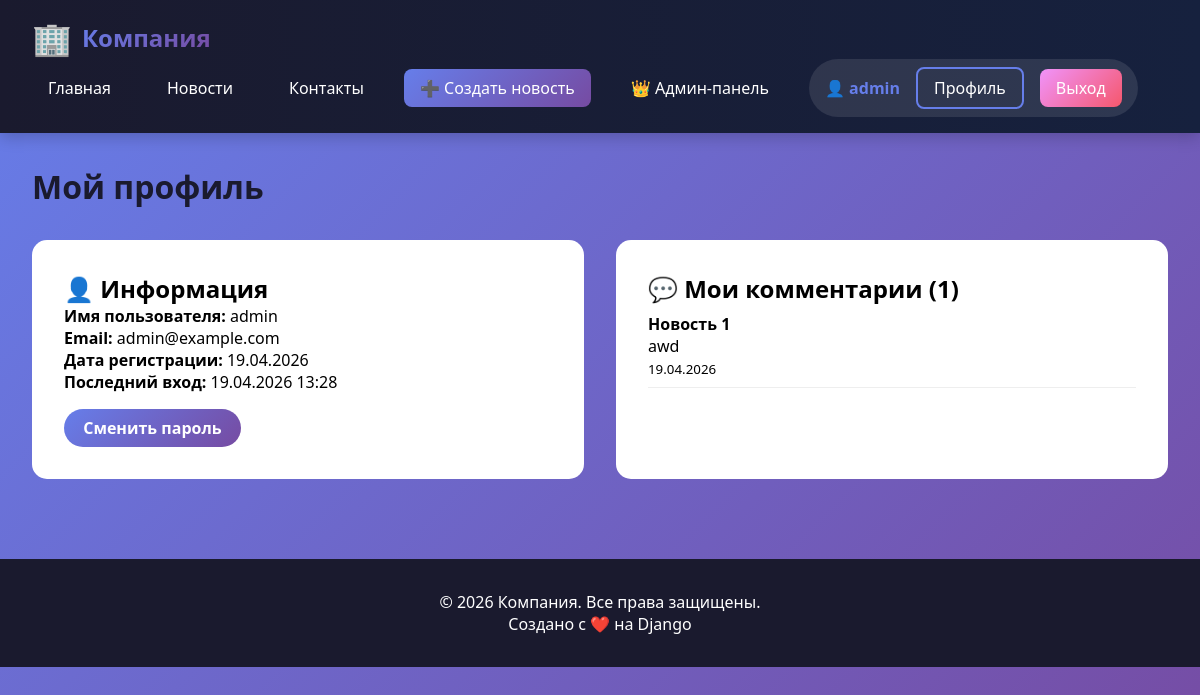
The page /users/profile/ (signed in) on the database its author committed.
### blog/models.py (models this page shows, shortened)
class Comment(models.Model):
    news = models.ForeignKey(News, on_delete=models.CASCADE, related_name='comments', verbose_name="Новость")
    user = models.ForeignKey(User, on_delete=models.CASCADE, verbose_name="Пользователь")
    text = models.TextField(verbose_name="Текст комментария")
    date_created = models.DateTimeField(default=timezone.now, verbose_name="Дата создания")
    is_active = models.BooleanField(default=True, verbose_name="Активен")
    class Meta:
        verbose_name = "Комментарий"
        verbose_name_plural = "Комментарии"
        ordering = ['-date_created']

class News(models.Model):
    title = models.CharField(max_length=200, verbose_name="Заголовок")
    content = models.TextField(verbose_name="Содержание")
    author = models.ForeignKey(User, on_delete=models.CASCADE, verbose_name="Автор")
    date_published = models.DateTimeField(default=timezone.now, verbose_name="Дата публикации")
    image = models.ImageField(upload_to='news_images/', blank=True, null=True, verbose_name="Изображение")
    created_at = models.DateTimeField(auto_now_add=True)
    updated_at = models.DateTimeField(auto_now=True)
    class Meta:
        verbose_name = "Новость"
        verbose_name_plural = "Новости"
        ordering = ['-date_published']

### users/views.py (the view)
# urls.py: path('profile/', views.profile, name='profile'),
@login_required
def profile(request):
    user_comments = Comment.objects.filter(user=request.user).select_related('news')
    return render(request, 'users/profile.html', {
        'user_comments': user_comments,
    })

### users/templates/users/profile.html (shortened to what this page needs)
{% extends 'base.html' %}
{% block content %}
<h1 style="color: #1a1a2e; margin-bottom: 2rem;">Мой профиль</h1>
<div style="display: grid; grid-template-columns: repeat(auto-fit, minmax(300px, 1fr)); gap: 2rem;">
    <div style="background: white; padding: 2rem; border-radius: 15px;">
        <h2>👤 Информация</h2>
        <p><strong>Имя пользователя:</strong> {{ user.username }}</p>
        <p><strong>Email:</strong> {{ user.email }}</p>
        <p><strong>Дата регистрации:</strong> {{ user.date_joined|date:"d.m.Y" }}</p>
        <p><strong>Последний вход:</strong> {{ user.last_login|date:"d.m.Y H:i" }}</p>
        <a href="{% url 'users:change_password' %}" class="btn btn-primary" style="margin-top: 1rem;">Сменить пароль</a>
    </div>
    <div style="background: white; padding: 2rem; border-radius: 15px;">
        <h2>💬 Мои комментарии ({{ user_comments.count }})</h2>
        {% for comment in user_comments|slice:":5" %}
        <div style="border-bottom: 1px solid #eee; padding: 0.5rem 0;">
            <p><strong>{{ comment.news.title }}</strong></p>
            <p>{{ comment.text|truncatewords:20 }}</p>
            <small>{{ comment.date_created|date:"d.m.Y" }}</small>
        </div>
        {% empty %}
        <p>У вас пока нет комментариев.</p>
        {% endfor %}
    </div>
</div>
{% endblock %}

### templates/base.html (shortened to what this page needs)
<!DOCTYPE html>
<html lang="ru">
<head>
</head>
<body>
    <nav class="navbar">
        <div class="nav-container">
            <div class="logo">
                <span class="logo-icon">🏢</span>
                <span class="logo-text">Компания</span>
            </div>
            <div class="nav-links">
                <a href="{% url 'blog:home' %}">Главная</a>
                <a href="{% url 'blog:news_list' %}">Новости</a>
                <a href="{% url 'blog:contacts' %}">Контакты</a>
                {% if user.is_authenticated %}
                    {% if user.is_staff or user.is_superuser %}
                        <a href="{% url 'blog:news_create' %}" class="btn btn-primary">➕ Создать новость</a>
                        <a href="/admin/">👑 Админ-панель</a>
                    {% endif %}
                    <div class="user-info">
                        <span>👤 <span class="username">{{ user.username }}</span></span>
                        <a href="{% url 'users:profile' %}" class="btn btn-outline">Профиль</a>
                        <a href="{% url 'users:logout' %}" class="btn btn-danger">Выход</a>
                    </div>
                {% else %}
                    <a href="{% url 'users:login' %}" class="btn btn-outline">Вход</a>
                    <a href="{% url 'users:register' %}" class="btn btn-primary">Регистрация</a>
                {% endif %}
            </div>
        </div>
    </nav>
    <main class="container">
        {% block content %}
        {% endblock %}
    </main>
    <footer class="footer">
        <p>&copy; 2026 Компания. Все права защищены.</p>
        <p>Создано с ❤️ на Django</p>
    </footer>
</body>
</html>

### templates/base.html (style rules this page uses)
* { margin: 0; padding: 0; box-sizing: border-box; }
body { font-family: 'Segoe UI', Tahoma, Geneva, Verdana, sans-serif; background: linear-gradient(135deg, #667eea 0%, #764ba2 100%); min-height: 100vh; }
.navbar { background: linear-gradient(90deg, #1a1a2e 0%, #16213e 100%); padding: 1rem 2rem; box-shadow: 0 4px 15px rgba(0,0,0,0.2); position: sticky; top: 0; z-index: 1000; }
.nav-container { max-width: 1200px; margin: 0 auto; display: flex; justify-content: space-between; align-items: center; flex-wrap: wrap; }
.logo { display: flex; align-items: center; gap: 10px; }
.logo-icon { font-size: 2rem; }
.logo-text { font-size: 1.5rem; font-weight: bold; background: linear-gradient(135deg, #667eea, #764ba2); -webkit-background-clip: text; background-clip: text; color: transparent; }
.nav-links { display: flex; gap: 1.5rem; align-items: center; flex-wrap: wrap; }
.nav-links a { color: white; text-decoration: none; font-weight: 500; transition: all 0.3s ease; padding: 0.5rem 1rem; border-radius: 8px; }
.user-info { display: flex; align-items: center; gap: 1rem; background: rgba(255,255,255,0.1); padding: 0.5rem 1rem; border-radius: 30px; }
.username { color: #667eea; font-weight: bold; }
.btn { padding: 0.5rem 1.2rem; border: none; border-radius: 25px; cursor: pointer; font-weight: 600; transition: all 0.3s ease; text-decoration: none; display: inline-block; }
.btn-primary { background: linear-gradient(135deg, #667eea, #764ba2); color: white; }
.btn-danger { background: linear-gradient(135deg, #f093fb, #f5576c); color: white; }
.btn-outline { background: transparent; border: 2px solid #667eea; color: #667eea; }
.container { max-width: 1200px; margin: 0 auto; padding: 2rem; }
.footer { background: #1a1a2e; color: white; text-align: center; padding: 2rem; margin-top: 3rem; }

### rows shown on the page
Comment: news "Новость 1", text "awd", date_created "19.04.2026"

### other values the page prints
{{ user.username }} "admin"
{{ user.email }} "admin@example.com"
{{ user.date_joined|date:"d.m.Y" }} "19.04.2026"
{{ user.last_login|date:"d.m.Y H:i" }} "19.04.2026 13:28"
{{ user_comments.count }} "1"
